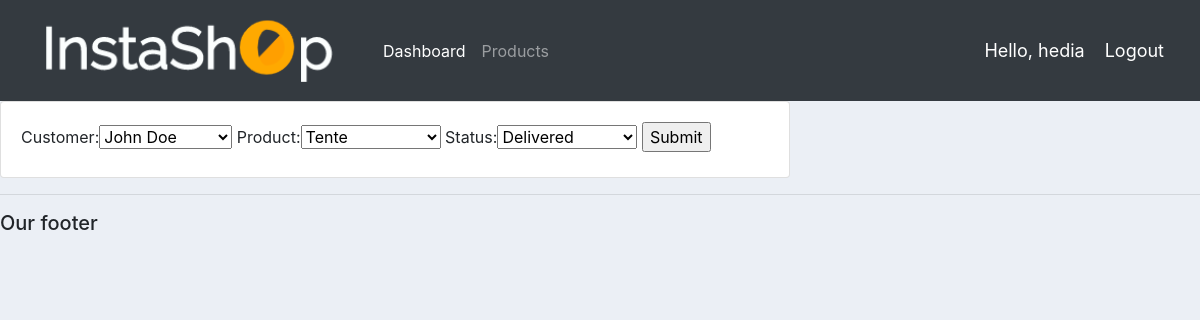
/update_order/1 (signed in), run on the app's committed database.
### accounts/models.py (models this page shows, shortened)
class Order(models.Model):
	STATUS = (
		('Pending', 'Pending'),
		('Out for delivery', 'Out for delivery'),
		('Delivered', 'Delivered'),
	)
	customer = models.ForeignKey(Customer, null=True, on_delete=models.SET_NULL)
	product = models.ForeignKey(Product, null=True, on_delete=models.SET_NULL)
	date_created = models.DateTimeField(auto_now_add=True, null=True)
	status = models.CharField(max_length=200, null=True, choices=STATUS)

### accounts/views.py (the view)
# urls.py: path('update_order/<str:id>', views.update_order, name="update_order"),
@login_required(login_url='login_user')
def update_order(request, id):
	order = Order.objects.get(id=id)
	form = OrderForm(instance=order)
	if request.method == 'POST':
		form = OrderForm(request.POST, instance=order)
		if form.is_valid():
			form.save()
			return redirect('/')
	context = {'form':form}
	return render(request, 'accounts/order_form.html', context)

### accounts/forms.py
class OrderForm(ModelForm):
	class Meta:
		model = Order
		fields = '__all__'

### accounts/models.py (called while the page is built)
	def __str__(self):
		return self.name

	def __str__(self):
		return self.name

### accounts/templates/accounts/order_form.html (shortened to what this page needs)
{% extends 'accounts/base.html' %}
{% load static %}
{% block content %}
	<div class="row">
		<div class="col-md-8">
			<div class="card card-body">
				<form method="POST" action="">
					{{form}}
					<input type="submit" name="Submit" value="Submit">
				</form>
			</div>
		</div>
	</div>
{% endblock %}

### accounts/templates/accounts/navbar.html (shortened to what this page needs)
{% load static %}
<nav class="navbar navbar-expand-lg navbar-dark bg-dark">
  <a class="navbar-brand" href="{% url 'home' %}"><img src="{% static '/images/logo.png' %}"></a>
  <div class="collapse navbar-collapse" id="navbarNav">
    <ul class="navbar-nav">
      <li class="nav-item active">
        <a class="nav-link" href="{% url 'home' %}">Dashboard</a>
      </li>
      <li class="nav-item">
        <a class="nav-link" href="{% url 'products' %}">Products</a>
      </li>
    </ul>
  </div>
  {% if request.user.is_anonymous %}
    <span><a class="hello-msg" href="{% url 'login_user' %}">Login</a></span>
  {% else %}
    <span class="hello-msg">Hello, {{request.user}}</span>
    <span><a class="hello-msg" href="{% url 'logout_user' %}">Logout</a></span>
  {% endif %}
</nav>

### static/css/style.css (style rules this page uses)
body { background-color: #ebeff5; }

### accounts/templates/accounts/navbar.html (style rules this page uses)
.hello-msg { font-size: 18px; color: #fff; margin-right: 20px; }

### data on the page
Order: customer "John Doe", product "Tente", status "Delivered"

### other printed values
{{ request.user }} "hedia"
